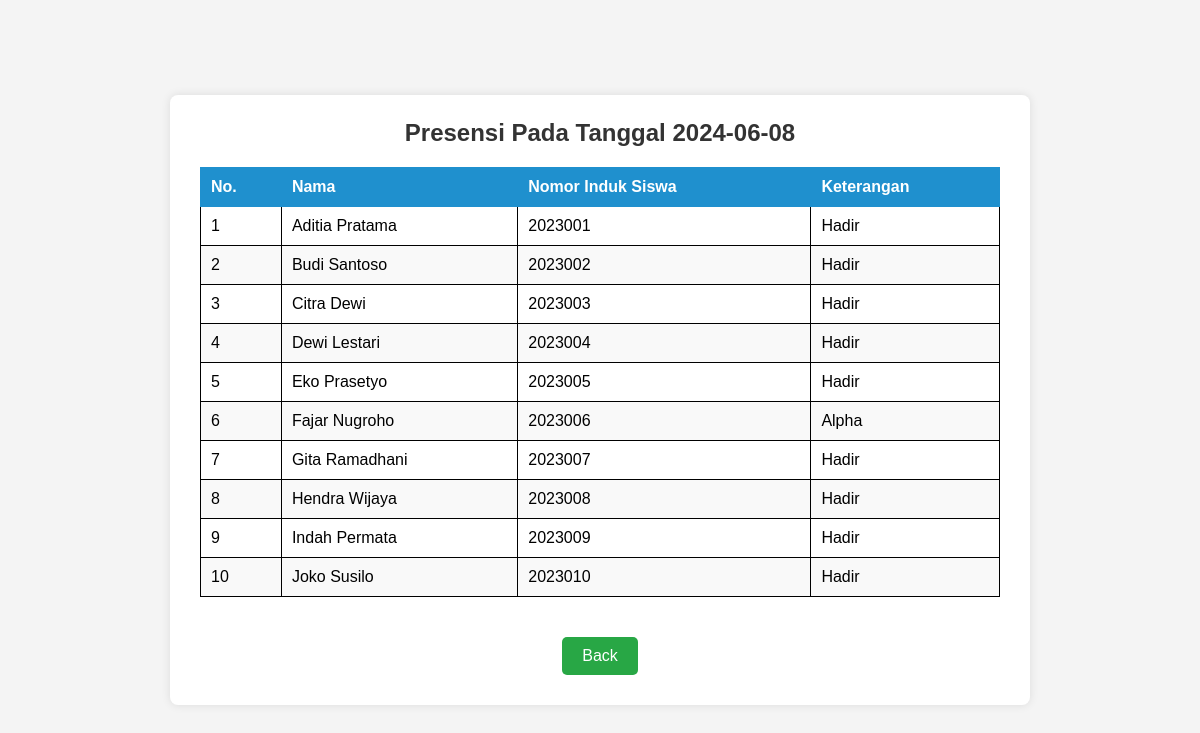
/presensi/view.php?tanggal=2024-06-08, run on the app's committed database.
### tables this page shows
CREATE TABLE `datasiswa` (
  `id` int(11) NOT NULL,
  `nama` varchar(100) NOT NULL,
  `nis` varchar(10) NOT NULL,
  `tanggal` date NOT NULL,
  `ket` enum('Hadir','Izin','Sakit','Alpha') NOT NULL
);

### presensi/view.php (the view, shortened to what this page needs)
<?php
require_once '../dbkoneksi.php';
if (isset($_GET['tanggal'])) {
    $tanggal = $_GET['tanggal'];
    $sql = "SELECT * FROM datasiswa WHERE tanggal = ?";
    $stmt = $dbh->prepare($sql);
    $stmt->execute([$tanggal]);
    $presensi = $stmt->fetchAll();
} else {
    echo "Tanggal tidak ditemukan.";
    exit;
}
?>
<!DOCTYPE html>
<html lang="en">
<head>
</head>
<body>
    <div class="container">
        <h2>Presensi Pada Tanggal <?= htmlspecialchars($tanggal) ?></h2>
        <table id="presensi-table">
            <thead>
                <tr>
                    <th>No.</th>
                    <th>Nama</th>
                    <th>Nomor Induk Siswa</th>
                    <th>Keterangan</th>
                </tr>
            </thead>
            <tbody>
                <?php
                if ($presensi) {
                    $nomor  = 1;
                    foreach ($presensi as $row) {
                        ?>
                        <tr>
                            <td><?= $nomor ?></td>
                            <td><?= htmlspecialchars($row['nama']) ?></td>
                            <td><?= htmlspecialchars($row['nis']) ?></td>
                            <td><?= htmlspecialchars($row['ket']) ?></td>
                        </tr>
                        <?php
                        $nomor++;
                    }
                } else {
                    ?>
                    <tr>
                        <td colspan="4">Tidak ada data presensi untuk tanggal tersebut.</td>
                    </tr>
                    <?php
                }
                ?>
            </tbody>
        </table>
        <a href="../index.php" class="button-link">Back</a>
    </div>
</body>
</html>

### dbkoneksi.php (shortened to what this page needs)
<link rel="stylesheet" href="https://maxcdn.bootstrapcdn.com/font-awesome/4.7.0/css/font-awesome.min.css">

### presensi/view.php (style rules this page uses)
body { font-family: Arial, sans-serif; background-color: #f4f4f4; margin: 0; padding: 0; display: flex; justify-content: center; align-items: center; height: 100vh; }
.container { background-color: white; padding: 30px; padding-top: 5px; border-radius: 8px; box-shadow: 0 0 10px rgba(0, 0, 0, 0.1); width: 90%; max-width: 800px; text-align: center; }
h2 { text-align: center; color: #333; }
table { width: 100%; border-collapse: collapse; margin: 20px 0; overflow-x: auto; }
table thead th { background-color: #1F90CE; color: white; text-align: left; padding: 10px; border: 1px solid #1F90CE; }
table tbody tr:nth-child(even) { background-color: #f9f9f9; }
table tbody td { padding: 10px; border: 1px solid black; }
.button-link { display: inline-block; padding: 10px 20px; background-color: #28a745; color: white; text-decoration: none; border-radius: 5px; transition: background-color 0.3s ease; text-align: center; margin-top: 20px; }

### data on the page
datasiswa: nama "Aditia Pratama", nis "2023001", ket "Hadir"
datasiswa: nama "Budi Santoso", nis "2023002", ket "Hadir"
datasiswa: nama "Citra Dewi", nis "2023003", ket "Hadir"
datasiswa: nama "Dewi Lestari", nis "2023004", ket "Hadir"
datasiswa: nama "Eko Prasetyo", nis "2023005", ket "Hadir"
datasiswa: nama "Fajar Nugroho", nis "2023006", ket "Alpha"
datasiswa: nama "Gita Ramadhani", nis "2023007", ket "Hadir"
datasiswa: nama "Hendra Wijaya", nis "2023008", ket "Hadir"
datasiswa: nama "Indah Permata", nis "2023009", ket "Hadir"
datasiswa: nama "Joko Susilo", nis "2023010", ket "Hadir"

### other printed values
$tanggal "2024-06-08"
